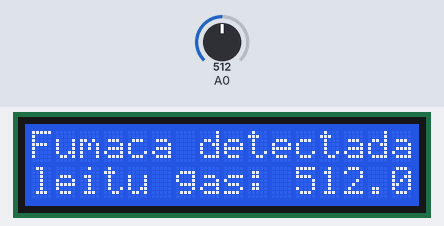
The sketch below on a simulated Arduino Uno, built with avr-gcc and run on an emulated ATmega328P. Parts: 16×2 character LCD. The inputs (shaded band) are chosen by the test bench; at power-on: A0 = 512.

Above: at 1.6 s.
1.7 s: A0 set to 77
At 4.3 s:
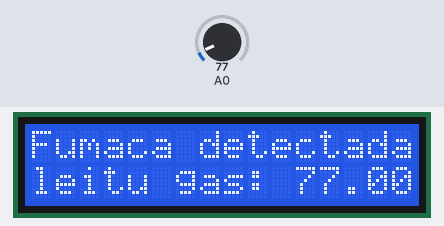
4.6 s: A0 set to 65
At 7.0 s:
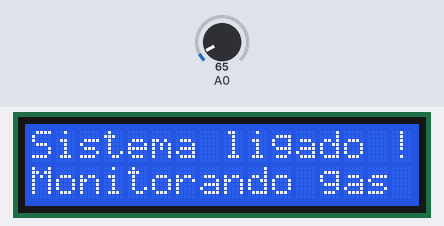
7.6 s: A0 set to 122
At 9.7 s:
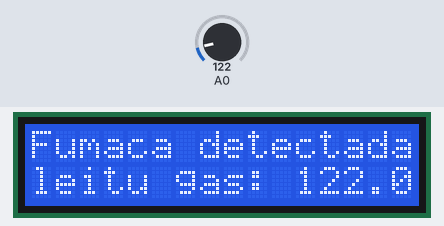
10.6 s: A0 set to 60
At 13.6 s:
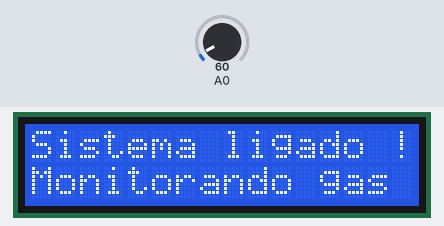
Timing chart, 0 to 14.7 s (numbered marks = the images above; inputs shaded):
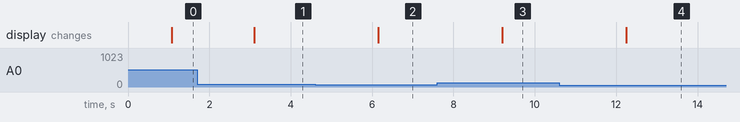

The sketch:

monitoramento_de_gas.ino
```cpp
#include <LiquidCrystal.h> //Inserção da biblioteca pra trabalhar com LCD

LiquidCrystal lcd(12, 11, 5, 4, 3, 2); // Pinos de interface

float gas;

void setup() {
  Serial.begin(9600);
  pinMode(A0 , INPUT);
  pinMode(6 , INPUT);
  lcd.begin(16, 2);
}

void loop() {

  delay(10);
  gas = analogRead(A0) ;
  if (gas < 70){
  delay(1000);
  lcd.setCursor(0, 0);
  lcd.print("Sistema ligado !");
  lcd.setCursor(0, 1);
  lcd.print("Monitorando gas ");
  digitalWrite(6,0);
  }
  if (gas > 70){
  delay(1000);
  lcd.setCursor(0, 0);
  lcd.print("Fumaca detectada!");
  lcd.setCursor(0, 1);
  lcd.print("leitu gas: ");
  lcd.print(gas);
  digitalWrite(6,1);
  }

}
```

Measured:
- the behaviour switches between 70 and 69 on A0 (found by bisection; images 1 and 2)
- after the input at 1.7 s, the display: changes after 1.4 s (image 1)
- after the input at 4.6 s, the display: changes after 1.6 s (image 2)
- after the input at 7.6 s, the display: changes after 1.6 s (image 3)
- after the input at 10.6 s, the display: changes after 1.6 s (image 4)
